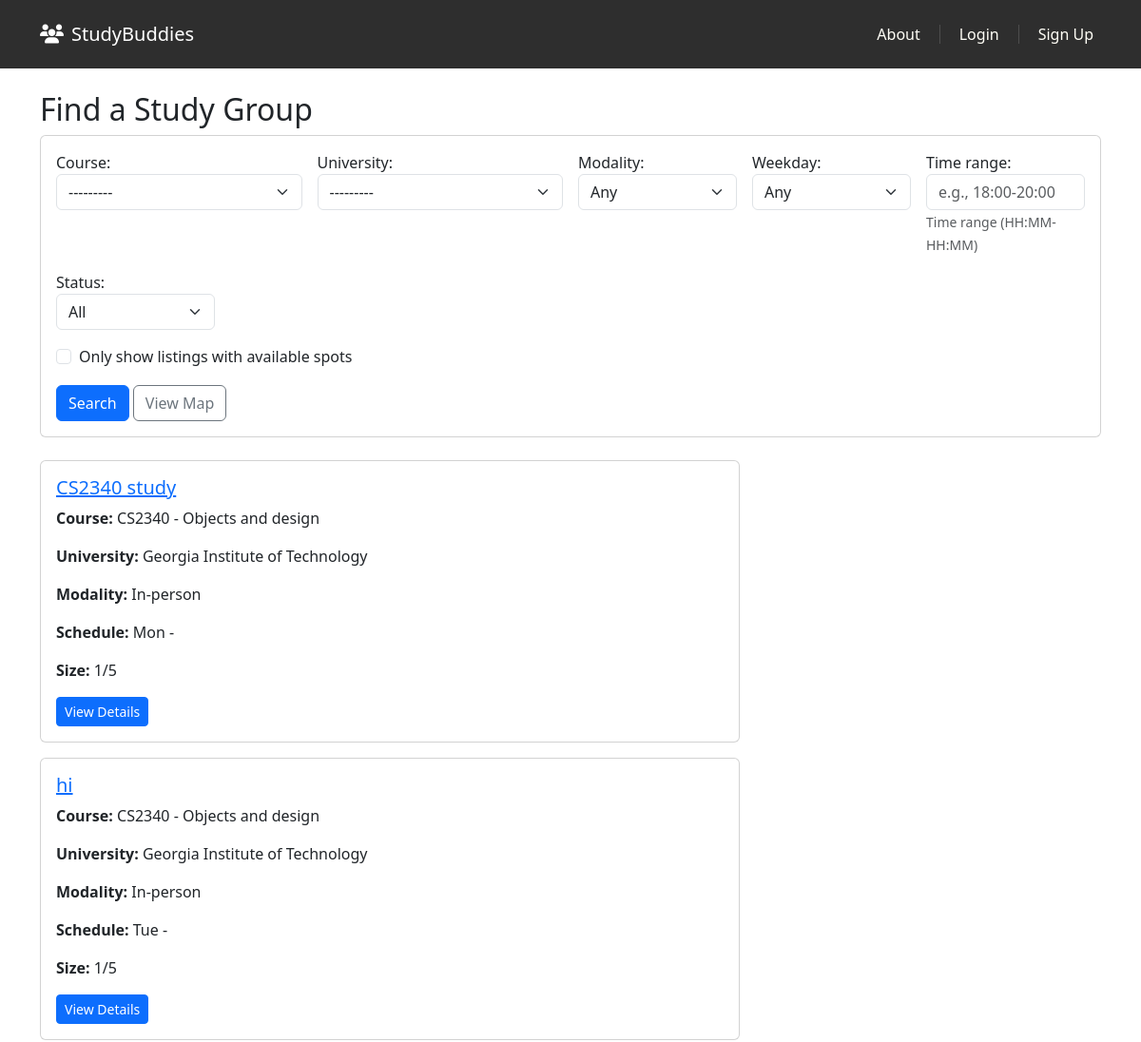
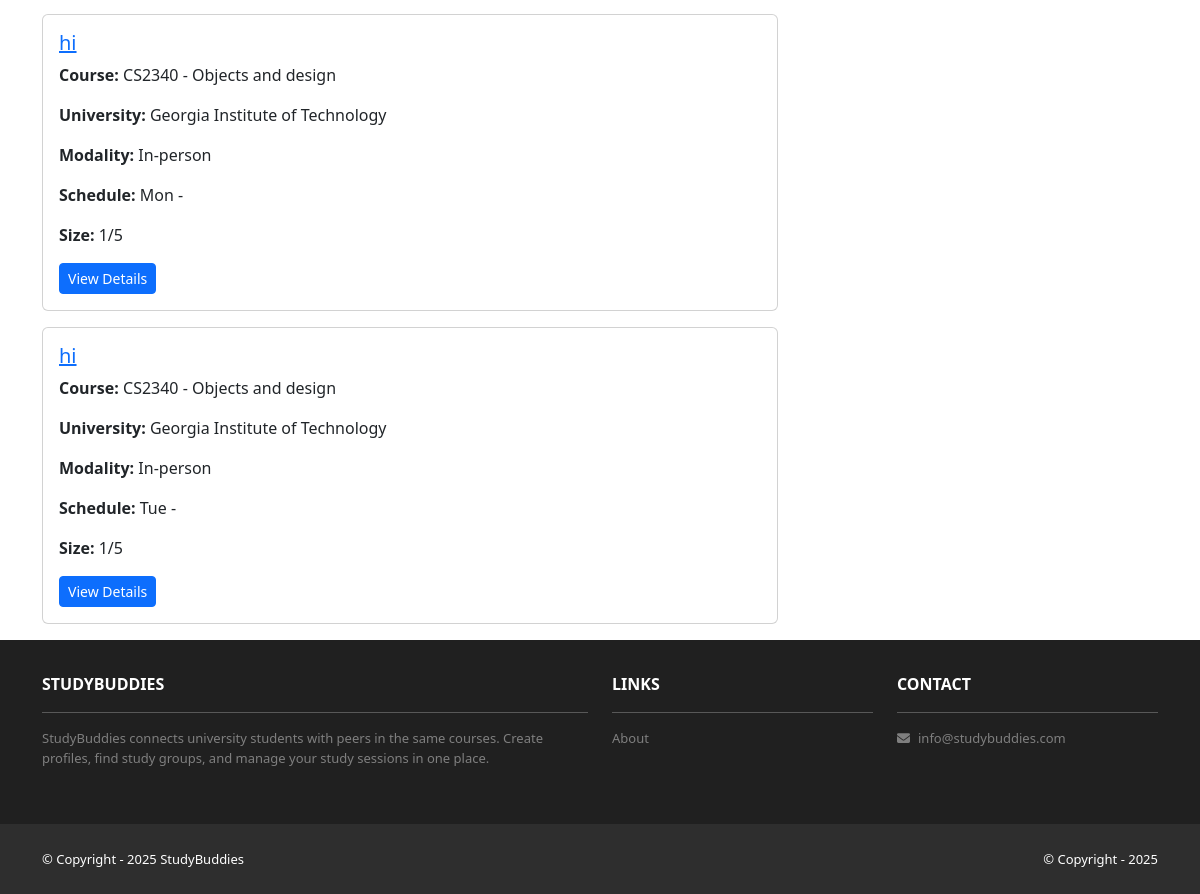
Page /buddies/ on the committed database (2 pictures, top to bottom).
### buddies/models.py (models this page shows, shortened)
class BuddyListing(models.Model):
    MODALITY_CHOICES = [
        ("in_person", "In-person"),
        ("online", "Online"),
        ("hybrid", "Hybrid"),
    ]
    CADENCE_CHOICES = [
        ("one_off", "One-off"),
        ("weekly", "Weekly"),
    ]
    WEEKDAY_CHOICES = [
        ("mon", "Mon"),
        ("tue", "Tue"),
        ("wed", "Wed"),
        ("thu", "Thu"),
        ("fri", "Fri"),
        ("sat", "Sat"),
        ("sun", "Sun"),
    ]
    JOIN_POLICY_CHOICES = [
        ("owner_approve", "Owner approves"),
        ("auto_accept", "Auto-accept"),
    ]
    VISIBILITY_CHOICES = [
        ("same_school", "Same-school"),
        ("public", "Public"),
    ]
    STATUS_CHOICES = [
        ("open", "Open"),
        ("filled", "Filled"),
        ("cancelled", "Cancelled"),
    ]
    owner = models.ForeignKey(settings.AUTH_USER_MODEL, on_delete=models.CASCADE, related_name="listings")
    university = models.ForeignKey(University, on_delete=models.CASCADE, related_name="listings")
    course = models.ForeignKey(Course, on_delete=models.PROTECT, related_name="listings")
    course_code_text = models.CharField(max_length=20, blank=True, help_text="Fallback if course missing")
    title = models.CharField(max_length=120)
    description = models.TextField()
    modality = models.CharField(max_length=10, choices=MODALITY_CHOICES, default="in_person")
    location = models.ForeignKey(Location, on_delete=models.SET_NULL, null=True, blank=True, related_name="listings")
    meeting_link = models.URLField(blank=True, help_text="For online/hybrid; members only")
    capacity = models.PositiveSmallIntegerField(default=5)
    current_size = models.PositiveSmallIntegerField(default=1, help_text="Owner included; keep in sync")
    cadence = models.CharField(max_length=10, choices=CADENCE_CHOICES, default="weekly")
    weekday = models.CharField(max_length=3, choices=WEEKDAY_CHOICES, blank=True, help_text="Weekly only")
    start_time = models.TimeField(blank=True, null=True)
    end_time = models.TimeField(blank=True, null=True)
    tags = models.CharField(max_length=200, blank=True, help_text="Comma-separated tags: midterm 1, op-amps")
    join_policy = models.CharField(max_length=15, choices=JOIN_POLICY_CHOICES, default="owner_approve")
    visibility = models.CharField(max_length=15, choices=VISIBILITY_CHOICES, default="same_school")
    status = models.CharField(max_length=10, choices=STATUS_CHOICES, default="open", db_index=True)
    slug = models.SlugField(unique=True, blank=True)
    created_at = models.DateTimeField(auto_now_add=True)
    updated_at = models.DateTimeField(auto_now=True)
    class Meta:
        indexes = [
            Index(fields=["university", "status", "created_at"]),
            Index(fields=["course", "status"]),
        ]
        ordering = ['-created_at']

### profiles/models.py (models this page shows, shortened)
class Course(models.Model):
    university = models.ForeignKey(University, on_delete=models.CASCADE, related_name="courses")
    code = models.CharField(max_length=20, help_text="e.g., CS 2340")
    name = models.CharField(max_length=200)
    slug = models.SlugField()
    is_active = models.BooleanField(default=True)
    created_at = models.DateTimeField(auto_now_add=True)
    def __str__(self):
        return f"{self.code} - {self.name}"
    class Meta:
        unique_together = ("university", "code")
        indexes = [
            Index(fields=["university", "code"]),
        ]
        ordering = ['code']

class University(models.Model):
    name = models.CharField(max_length=150, unique=True, db_index=True)
    domain = models.CharField(max_length=120, blank=True, help_text="e.g., gatech.edu")
    slug = models.SlugField(unique=True)
    created_at = models.DateTimeField(auto_now_add=True)
    def __str__(self):
        return self.name
    class Meta:
        verbose_name_plural = "Universities"
        ordering = ['name']

### buddies/views.py (the view, shortened to what this page needs)
# urls.py: path('', views.ListingSearchView.as_view(), name='listing_search'),
class ListingSearchView(ListView):
    model = BuddyListing
    template_name = 'buddies/list.html'
    context_object_name = 'listings'
    paginate_by = 20
    def get_queryset(self):
        queryset = BuddyListing.objects.exclude(status='cancelled').select_related(
            'course', 'university', 'location', 'owner'
        )
        user_lat = None
        user_lng = None
        form = ListingSearchForm(self.request.GET)
        if form.is_valid():
            cleaned_data = form.cleaned_data
            if cleaned_data.get('course'):
                queryset = queryset.filter(course=cleaned_data['course'])
            if cleaned_data.get('university'):
                queryset = queryset.filter(university=cleaned_data['university'])
            if cleaned_data.get('modality'):
                queryset = queryset.filter(modality=cleaned_data['modality'])
            if cleaned_data.get('weekday'):
                queryset = queryset.filter(weekday=cleaned_data['weekday'])
            time_range = cleaned_data.get('time_range')
            if cleaned_data.get('capacity_remaining'):
                queryset = queryset.filter(current_size__lt=F('capacity'))
            status = cleaned_data.get('status')
            if status:  # Empty string means "All", so we show all statuses
                queryset = queryset.filter(status=status)
            user_lat = cleaned_data.get('user_lat') or None
            user_lng = cleaned_data.get('user_lng') or None
            distance = cleaned_data.get('distance')
        if self.request.user.is_authenticated and hasattr(self.request.user, 'profile'):
            profile = self.request.user.profile
            other_university_listings = queryset.filter(
                visibility='same_school'
            ).exclude(university=profile.university)
            queryset = queryset.exclude(id__in=other_university_listings)
        sort_by = self.request.GET.get('sort_by', '-created_at')
        if sort_by == 'distance' and user_lat and user_lng:
            queryset = queryset.order_by('-created_at')
        else:
            queryset = queryset.order_by(sort_by)
        return queryset
    def get_context_data(self, **kwargs):
            context = super().get_context_data(**kwargs)
            context['form'] = ListingSearchForm(self.request.GET)
            context['GOOGLE_MAPS_API_KEY'] = settings.GOOGLE_MAPS_API_KEY
            if self.request.user.is_authenticated:
                context['my_groups'] = GroupMembership.objects.filter(
                    student=self.request.user,
                    left_at__isnull=True
                ).select_related('listing')
                bookmarked_ids = set(
                    Bookmark.objects.filter(user=self.request.user)
                    .values_list('listing_id', flat=True)
                )
                context['bookmarked_ids'] = bookmarked_ids
            else:
                context['bookmarked_ids'] = set()
            return context

### buddies/templates/buddies/list.html (shortened to what this page needs)
{% extends 'base.html' %}
{% load static %}
{% block content %}
<div class="container mt-4">
    <h2>Find a Study Group</h2>
    <div class="card mb-4">
        <div class="card-body">
            <form method="get" class="row g-3">
                <div class="col-md-3">
                    {{ form.course.label_tag }}
                    {{ form.course }}
                </div>
                <div class="col-md-3">
                    {{ form.university.label_tag }}
                    {{ form.university }}
                </div>
                <div class="col-md-2">
                    {{ form.modality.label_tag }}
                    {{ form.modality }}
                </div>
                <div class="col-md-2">
                    {{ form.weekday.label_tag }}
                    {{ form.weekday }}
                </div>
                <div class="col-md-2">
                    {{ form.time_range.label_tag }}
                    {{ form.time_range }}
                    {% if form.time_range.help_text %}
                    <small class="form-text text-muted">{{ form.time_range.help_text }}</small>
                    {% endif %}
                </div>
                <div class="col-md-2">
                    {{ form.status.label_tag }}
                    {{ form.status }}
                </div>
                <div class="col-md-12">
                    <div class="form-check">
                        {{ form.capacity_remaining }}
                        <label class="form-check-label" for="{{ form.capacity_remaining.id_for_label }}">
                            {{ form.capacity_remaining.label }}
                        </label>
                    </div>
                </div>
                <div class="col-md-12">
                    <button type="submit" class="btn btn-primary">Search</button>
                    <a href="{% url 'buddies:listing_map' %}" class="btn btn-outline-secondary">View Map</a>
                </div>
            </form>
        </div>
    </div>
    <div class="row">
        <div class="col-md-8">
            {% if listings %}
                {% for listing in listings %}
                <div class="card mb-3">
                    <div class="card-body">
                        <h5><a href="{% url 'buddies:listing_detail' slug=listing.slug %}">{{ listing.title }}</a></h5>
                        <p><strong>Course:</strong> {{ listing.course.code }} - {{ listing.course.name }}</p>
                        <p><strong>University:</strong> {{ listing.university.name }}</p>
                        <p><strong>Modality:</strong> {{ listing.get_modality_display }}</p>
                        {% if listing.weekday %}
                        <p><strong>Schedule:</strong> {{ listing.get_weekday_display }} {{ listing.start_time|time }} - {{ listing.end_time|time }}</p>
                        {% endif %}
                        <p><strong>Size:</strong> {{ listing.current_size }}/{{ listing.capacity }}</p>
                        <div class="d-flex gap-2 align-items-center">
                            <a href="{% url 'buddies:listing_detail' slug=listing.slug %}" class="btn btn-sm btn-primary">View Details</a>
                        </div>
                    </div>
                </div>
                {% endfor %}
            {% else %}
                <p>No study groups found. Try adjusting your search criteria.</p>
            {% endif %}
        </div>
        <div class="col-md-4">
        </div>
    </div>
</div>
{% endblock content %}

### rows in the picture
BuddyListing: title "CS2340 study", course.code "CS2340", course.name "Objects and design", university.name "Georgia Institute of Technology", modality "In-person", weekday "Mon", current_size "1", capacity "5"
BuddyListing: title "hi", course.code "CS2340", course.name "Objects and design", university.name "Georgia Institute of Technology", modality "In-person", weekday "Tue", current_size "1", capacity "5"
BuddyListing: title "hi", course.code "CS2340", course.name "Objects and design", university.name "Georgia Institute of Technology", modality "In-person", weekday "Mon", current_size "1", capacity "5"
BuddyListing: title "hi", course.code "CS2340", course.name "Objects and design", university.name "Georgia Institute of Technology", modality "In-person", weekday "Tue", current_size "1", capacity "5"
